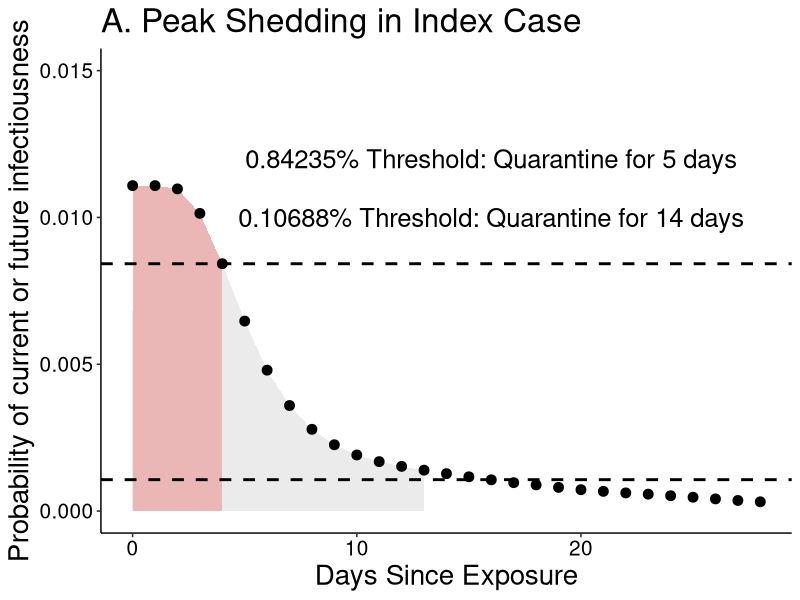
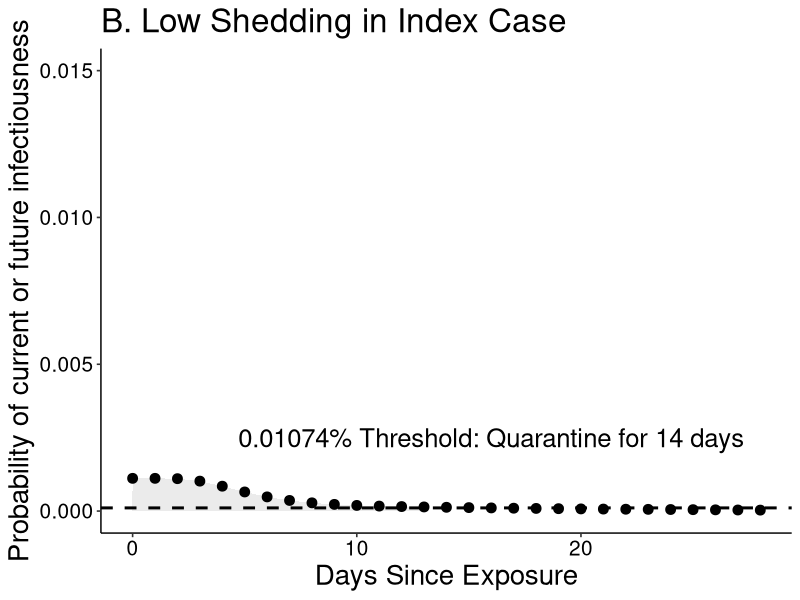
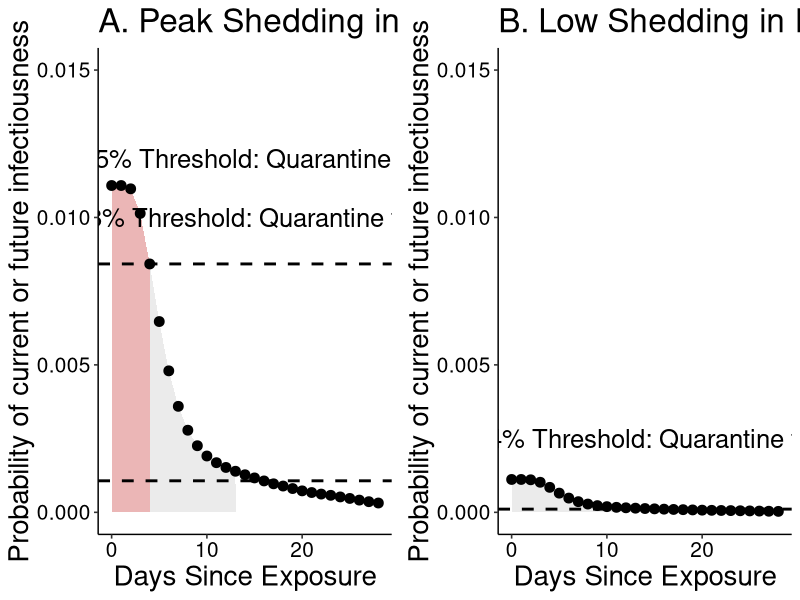
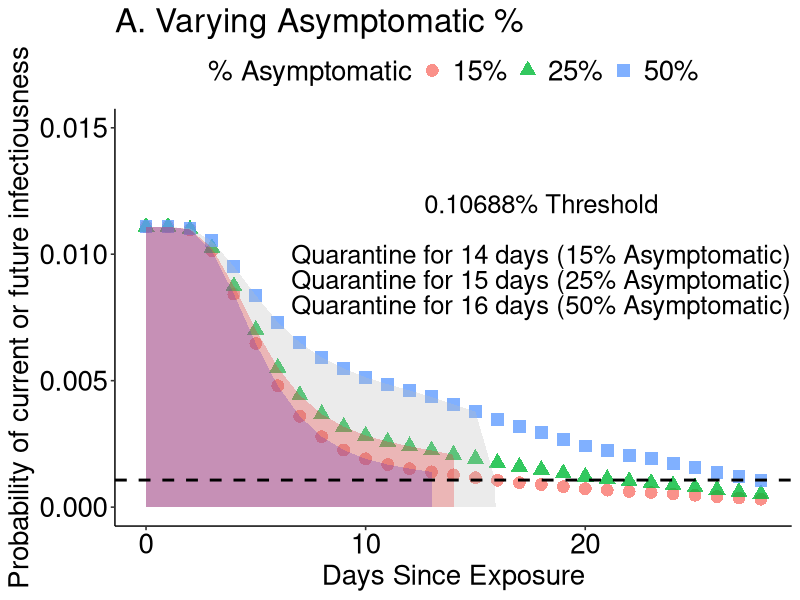
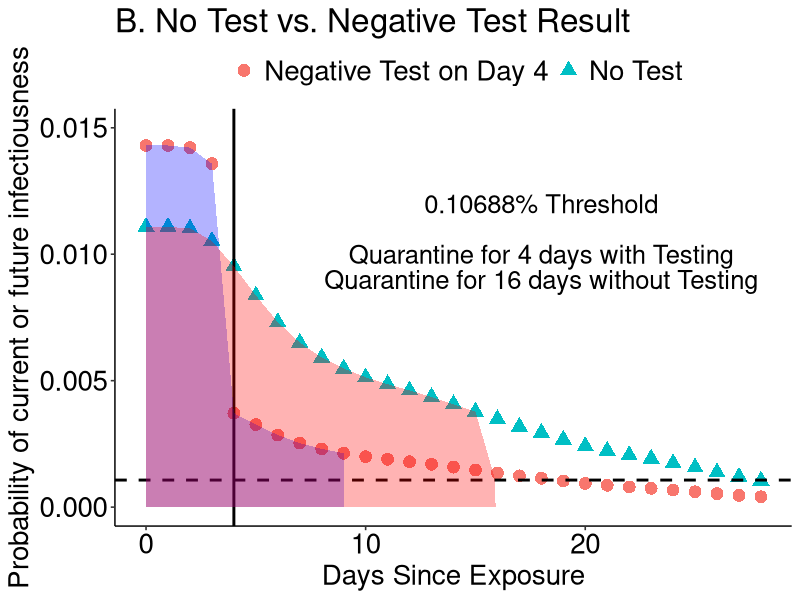
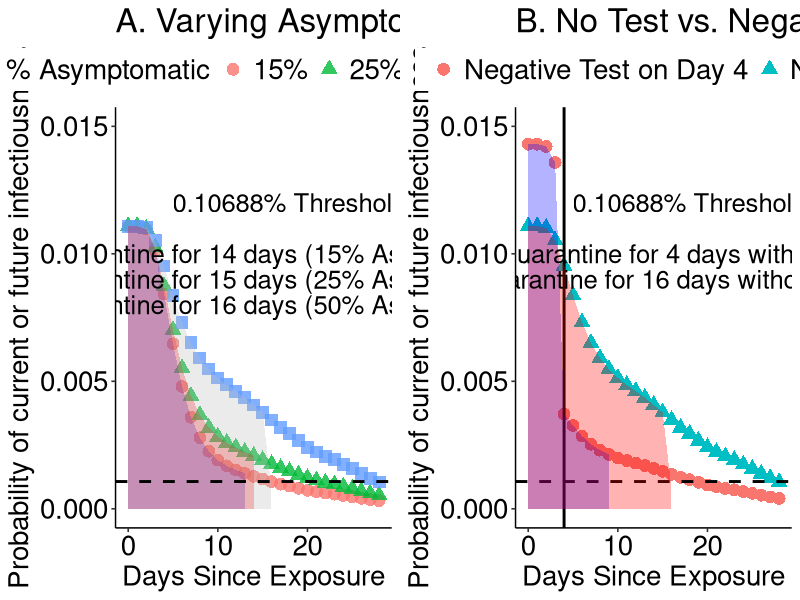

R code for these plots, in order:
#peak shedding in index case

#read in data from logic tables where 1st column
#is the discount on risk of getting sick under ideal testing to find
#asymptomatics as soon as they start shedding and column 2 is the
#probability that asymptomatics have finished shedding (from exposure, shedding
#starts 3 days pre what would be symptom onset)

risk.discount<-read.csv('risk_discount_data.csv')

figure2<-read.csv('figure2_data.csv')


#initial risk

#highest risk individual 15 min close contact
high<-0.011084

#lowest risk individual, 15 min close contact
low<-0.001114

risk.start<-c(high,low)

#fraction expected to be asymptomatic
fraction.asymptomatic<-c(0.15,0.25,0.50)

for (j in 1:length(risk.start)){
  
  for (i in 1:length(fraction.asymptomatic)){
    
    combined.discount<-1-(1-fraction.asymptomatic[i])*(1-risk.discount$discount)-fraction.asymptomatic[i]*risk.discount$asymp
    
    risks<-risk.start[j]*combined.discount
    days<-1:length(risks)
    
    if (i==1 & j==1){
      frame<-data.frame(risks=risks,days=days,risk.start=risk.start[j],fraction.asymptomatic=fraction.asymptomatic[i])
    }else{
      frametemp<-data.frame(risks=risks,days=days,risk.start=risk.start[j],fraction.asymptomatic=fraction.asymptomatic[i])
      frame<-rbind(frame,frametemp)
    }
  }
}

frame$days<-frame$days-1

require(ggplot2)
require(ggpubr)

subframe<-frame[frame$fraction.asymptomatic==0.15,]
subframe$quarantine1<-rep(NA,length(subframe$risks))
subframe$quarantine1<-subframe$risks<=0.01
subframe$quarantine2<-rep(NA,length(subframe$risks))
subframe$quarantine2<-subframe$risks<=0.03

#------------------------------------- figure 1 ------------------------------------------------------------

subframe1<-subframe[subframe$risk.start==high & subframe$days<=4,]
#tempframe<-data.frame(risks=0.001,days=6.85,risk.start=high,fraction.asymptomatic=0.15,quarantine1=FALSE,quarantine2=FALSE)
#subframe1<-rbind(subframe1,tempframe)
subframe3<-subframe[subframe$risk.start==high & subframe$days<=13,]
A<-ggplot(subframe[subframe$risk.start==high,],aes(x=days,y=risks))+
  geom_area(data=subframe1,aes(x = ifelse(days<=4 , days, 0)),fill="red",alpha=0.3)+
  geom_area(data=subframe3,aes(x = ifelse(days<=13 , days, 0)),fill="grey",alpha=0.3)+
  geom_point(size=3)+
  geom_hline(yintercept=8.423510e-03,linetype="dashed",size=1)+
  geom_hline(yintercept=1.0688e-03,linetype="dashed",size=1)+
  scale_colour_discrete(name="Scenario",labels=c("Peak Shedding in Index Case","Low Shedding in Index Case"))+
  scale_x_continuous(name="Days Since Exposure")+
  scale_y_continuous(name="Probability of current or future infectiousness",limits = c(0, 0.015))+
  annotate("text",x=16,y=0.012,label="0.84235% Threshold: Quarantine for 5 days",size=6.5)+
  annotate("text",x=16,y=0.010,label="0.10688% Threshold: Quarantine for 14 days",size=6.5)+
  theme_pubr()+theme(axis.title.x = element_text(size=20),axis.title.y = element_text(size=20),title = element_text(size=20),
                     axis.text=element_text(size=15))+
  ggtitle("A. Peak Shedding in Index Case")
A

subframe5<-subframe[subframe$risk.start==low & subframe$days<=13,]
B<-ggplot(subframe[subframe$risk.start==low,],aes(x=days,y=risks))+
  geom_area(data=subframe5,aes(x = ifelse(days<=13 , days, 0)),fill="grey",alpha=0.3)+
  geom_point(size=3)+
  geom_hline(yintercept=1.074208e-04,linetype="dashed",size=1)+
  scale_colour_discrete(name="Scenario",labels=c("Peak Shedding in Index Case","Low Shedding in Index Case"))+
  scale_x_continuous(name="Days Since Exposure")+
  scale_y_continuous(name="Probability of current or future infectiousness",limits = c(0, 0.015))+
  annotate("text",x=16,y=0.0025,label="0.01074% Threshold: Quarantine for 14 days",size=6.5)+
  theme_pubr()+theme(axis.title.x = element_text(size=20),axis.title.y = element_text(size=20),title=element_text(size=20),
                     axis.text=element_text(size=15))+
  ggtitle("B. Low Shedding in Index Case")
B
windows()
ggarrange(A,B)



#------------------------------------ figure 2 -------------------------------------------------------------

subframe6<-frame[frame$risk.start==high & frame$days<=14 & frame$fraction.asymptomatic==0.25,]

subframe7<-frame[frame$risk.start==high & frame$days<=15 & frame$fraction.asymptomatic==0.5,]
subframe7temp<-data.frame(risks=1.0688e-03,days=15.9,risk.start=0.0111,fraction.asymptomatic=0.5)
subframe7<-rbind(subframe7,subframe7temp)


A.2<-ggplot(frame[frame$risk.start==high,],aes(x=days,y=risks))+
  geom_point(aes(shape=as.character(fraction.asymptomatic),colour=as.character(fraction.asymptomatic)),size=4,alpha=0.8)+
  geom_area(data=subframe3,aes(x = ifelse(days<=13 , days, 0)),fill="blue",alpha=0.3)+
  geom_area(data=subframe6,aes(x = ifelse(days<=14 , days, 0)),fill="red",alpha=0.3)+
  geom_area(data=subframe7,aes(x = ifelse(days<=15.9 , days, 0)),fill="grey",alpha=0.3)+
  scale_shape_discrete(name="% Asymptomatic",labels=c("15%", "25%", "50%"))+
  scale_colour_discrete(name="% Asymptomatic",labels=c("15%", "25%", "50%"))+
  scale_x_continuous(name="Days Since Exposure")+
  scale_y_continuous(name="Probability of current or future infectiousness",limits = c(0, 0.015))+
  geom_hline(yintercept=1.0688e-03,linetype="dashed",size=1)+
  annotate("text",x=18,y=0.012,label="0.10688% Threshold",size=6.5)+
  annotate("text",x=18,y=0.010,label="Quarantine for 14 days (15% Asymptomatic)",size=6.5)+
  annotate("text",x=18,y=0.009,label="Quarantine for 15 days (25% Asymptomatic)",size=6.5)+
  annotate("text",x=18,y=0.008,label="Quarantine for 16 days (50% Asymptomatic)",size=6.5)+
  theme_pubr()+theme(axis.title.x = element_text(size=20),axis.title.y = element_text(size=20),
                     legend.text = element_text(size=20), legend.title=element_text(size=20),
                     axis.text=element_text(size=20),title=element_text(size=20))+
  ggtitle("A. Varying Asymptomatic %")

windows()
A.2

#negative test scenario
days<-c(frame$days[frame$risk.start==high & frame$fraction.asymptomatic==0.5],figure2$Days)
risks<-c(frame$risks[frame$risk.start==high & frame$fraction.asymptomatic==0.5],figure2$Risktest)
type<-c(rep("No test",length(frame$days[frame$risk.start==high & frame$fraction.asymptomatic==0.5])),
        rep("Negative Test Result",length(figure2$Days)))
frame2<-data.frame(days=days,risks=risks,type=type)


subframe8<-frame2[frame2$type=="Negative Test Result" & frame2$days<=9,]

windows()
B.2<-ggplot(data=frame2)+geom_point(aes(x=days,y=risks,group=type,colour=type,shape=type),size=4)+
    geom_hline(yintercept=1.0688e-03,linetype="dashed",size=1)+
    geom_vline(xintercept=4,linetype="solid",size=1)+
    geom_area(data=subframe8,aes(x = ifelse(days<=9 , days, 0),y=risks),fill="blue",alpha=0.3)+
    geom_area(data=subframe7,aes(x = ifelse(days<=15.9 , days, 0),y=risks),fill="red",alpha=0.3)+
    theme_pubr()+theme(axis.title.x = element_text(size=20),axis.title.y = element_text(size=20),
                   legend.text = element_text(size=20), legend.title=element_text(size=20),
                   axis.text=element_text(size=20),title=element_text(size=20))+
    annotate("text",x=18,y=0.012,label="0.10688% Threshold",size=6.5)+
    annotate("text",x=18,y=0.010,label="Quarantine for 4 days with Testing",size=6.5)+
    annotate("text",x=18,y=0.009,label="Quarantine for 16 days without Testing",size=6.5)+
    scale_colour_discrete(name="",labels=c("Negative Test on Day 4","No Test"))+
    scale_shape_discrete(name="",labels=c("Negative Test on Day 4","No Test"))+
    scale_x_continuous(name="Days Since Exposure")+
    scale_y_continuous(name="Probability of current or future infectiousness",limits = c(0, 0.015))+
    ggtitle("B. No Test vs. Negative Test Result")


windows()
B.2

windows()
ggarrange(A.2,B.2)
